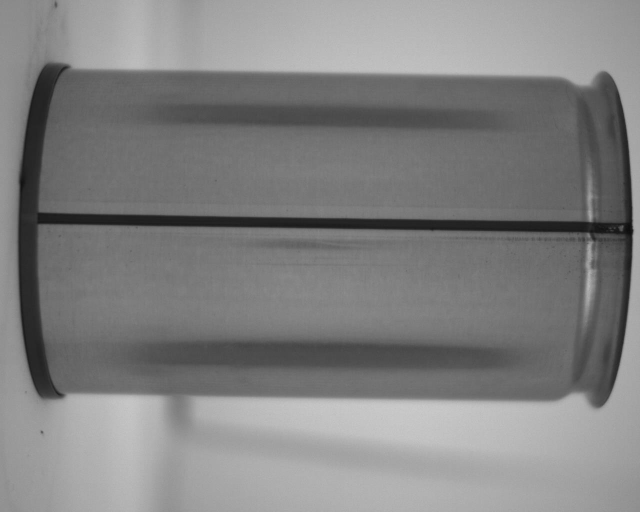
//> input picture Black_Welding/img/Bad (1).jpg, 1280 x 1024 px (shown at 1/2 size); its folder holds only this picture in this run
$ ./Black_Welding   (built with g++ and OpenCV 4)
//> lines starting //> are read from the running program, lines starting //| are printed output that depends on the picture; after the words box and inside, x2 and y2 are one past the last pixel; in counts of white or black regions, pixels touching at a corner belong together
//> further down, imgOri is the input picture: 1024 rows x 1280 cols, CV_8UC3; min 11, max 204, mean 129.1
#include <opencv2/imgcodecs.hpp>
#include <opencv2/highgui.hpp>
#include <opencv2/imgproc.hpp>
#include <iostream>
#include <chrono>
#include <algorithm>
#include <vector>
#include <string>
#include <stdio.h>


using namespace cv;
using namespace std;
using namespace std::chrono;

int P_score = 25;						//Parameter for check black welding.
int P_canny_forward = 110;				//Parameter for value forward in canny.
int P_canny_backward = 204;				//Parameter for value backward in canny.

void show_histogram(string const& name, Mat1b const& image)
{
	float max = 0;
	int sum_col = 0;
	int sum_AVG = 0;

	for (int i = 0; i < image.cols; i++)
	{
		int column_sum = 0;
		for (int k = 0; k < image.rows; k++)
		{
			column_sum += image.at<unsigned char>(k, i);

			if (column_sum > max) {
				max = column_sum;
			}
		}
		sum_col += column_sum;
	}
	sum_AVG = sum_col / (image.cols * image.rows);

	// Set histogram bins count
	int bins = image.cols;
	// Set ranges for histogram bins
	float lranges[] = { 0, bins };
	const float* ranges[] = { lranges };
	// create matrix for histogram
	Mat hist;
	int channels[] = { 0 };
	float maxN = max / 50;
	float const hist_height = maxN;
	Mat3b hist_image = Mat3b::zeros(hist_height + 10, bins + 20);

	for (int i = 0; i < image.cols; i++)
	{
		float column_sum = 0;
		for (int k = 0; k < image.rows; k++)
		{
			column_sum += image.at<unsigned char>(k, i);
		}
		float const height = cvRound(column_sum * hist_height / max);
		line(hist_image, Point(i + 10, (hist_height - height) + 50), Point(i + 10, hist_height), Scalar::all(255));
	}
	cout << " Average : " << sum_AVG << endl;

	Mat canny_output;
	Canny(hist_image, canny_output, 50, 50 * 2);
	vector<vector<Point> > contours;
	vector<Vec4i> hierarchy;
	findContours(canny_output, contours, hierarchy, RETR_TREE, CHAIN_APPROX_SIMPLE);

	// create hull array for convex hull points
	vector< vector<Point> > hull(contours.size());
	for (int i = 0; i < contours.size(); i++) {
		convexHull(Mat(contours[i]), hull[i], 1);
	}
	drawContours(hist_image, contours, 0, Scalar(0, 0, 255), 2, 8, vector<Vec4i>(), 0, Point());
	if ( sum_AVG > P_score) {
		cout << " Defect Detection  " << endl;
		cout << "===================" << endl;
	}
	else {
		cout << " Non defect Detection  " << endl;
		cout << "===================" << endl;
	}
	imshow(name, hist_image);
	//This Code tell runtime this program.
	vector<int> values(10000);
	auto f = []() -> int { return rand() % 10000; };
	generate(values.begin(), values.end(), f);
	auto start = high_resolution_clock::now();
	sort(values.begin(), values.end());
	auto stop = high_resolution_clock::now();
	auto duration = duration_cast<milliseconds>(stop - start);
	cout << "Time taken by function: " << duration.count() << " milliseconds" << endl;
}


int Black_Welding(Mat imageOriginal) {
	Mat imgG, imgC, imgRz, imgTh, imgSobely;;
	int status = 0;
	imgRz = imageOriginal.clone();			//Copy image to imgRz.
	Mat ddst, cdst,cdstP;
	cvtColor(imgRz, imgG, COLOR_BGR2GRAY);
	Canny(imgRz, ddst, P_canny_forward, P_canny_backward, 3);
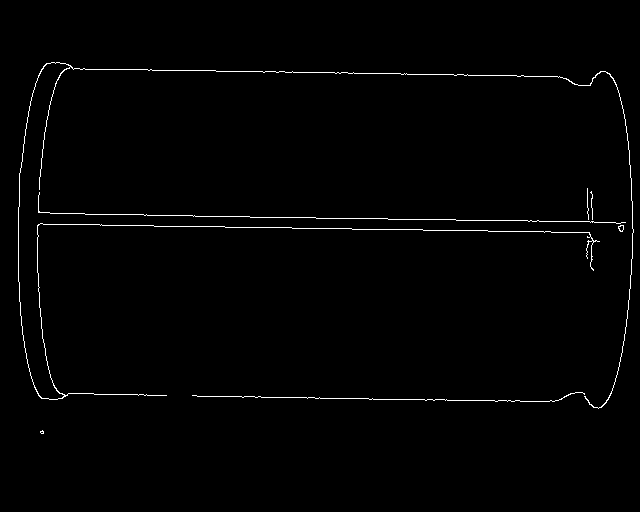
//> ddst: 512 rows x 640 cols, CV_8UC1; 1.1% white in thin lines or dots, all inside (x1, y1, x2, y2) = (18, 62, 634, 434)
	cvtColor(ddst, cdst, COLOR_GRAY2BGR);
	cdstP = cdst.clone();
	imshow("Gray", cdst);
	vector<Vec4i> linesP;
	HoughLinesP(ddst, linesP, 1, CV_PI / 180, 120, 10, 300); // runs the actual detection
//> linesP = 6 lines (x1, y1, x2, y2): [18, 212, 632, 223], [37, 393, 606, 402], [18, 222, 632, 233], [43, 67, 612, 77], [18, 223, 632, 234], [18, 211, 632, 222]
	for (size_t i = 0; i < linesP.size(); i++)
	{
		Vec4i l = linesP[i];
		line(imgRz, Point(l[0], l[1]), Point(l[2], l[3]), Scalar(0, 0, 255), 1, 4);
	}
//> this loop made 6 passes
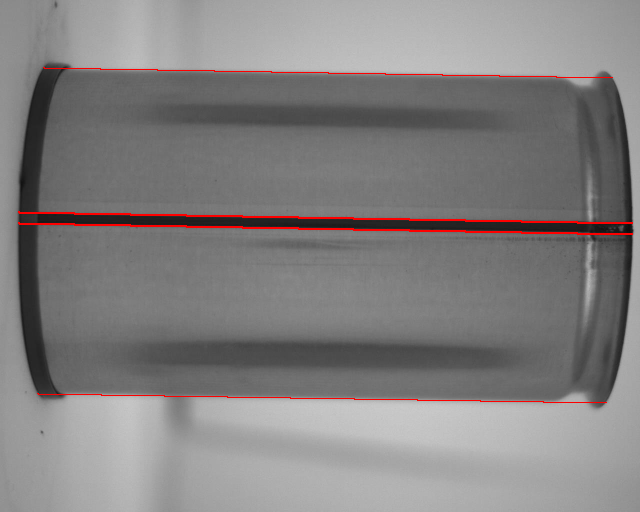
//> imgRz: 512 rows x 640 cols, CV_8UC3; mean B, G, R 128.2, 128.2, 131
	Vec4i L = linesP[0];
//> L = [18, 212, 632, 223]
	Point p1 = Point(L[0], L[1]), p2 = Point(L[2], L[3]);
//> p1 = Point(18, 212); p2 = Point(632, 223)
	// find RotatedRect for lines
	vector<Point2f> pts1;
	pts1.push_back(p1);
//> pts1 = 1 Point (x, y): [18, 212]
	pts1.push_back(p2);
//> pts1 = 2 Points (x, y): [18, 212], [632, 223]

	RotatedRect rr1 = minAreaRect(pts1);
//> rr1 = centre (325, 217.5), size (0, 614.1), angle -89
	// change width or height of the RotatedRect
	if (rr1.size.width)
		rr1.size.height = 80;
	else
		rr1.size.width = 80;
//> rr1 = centre (325, 217.5), size (80, 614.1), angle -89
	// Draw the RotatedRect
	Point2f vtx[4];
	Point2f vtxC[4];

	rr1.points(vtx);
//> vtx = 4 Points (x, y): [631.3, 263], [17.28, 252], [18.72, 172], [632.7, 183]
	for (int i = 0; i < 4; i++) {
		line(imgRz, vtx[i], vtx[(i + 1) % 4], Scalar(0, 0, 255), 1);
	}
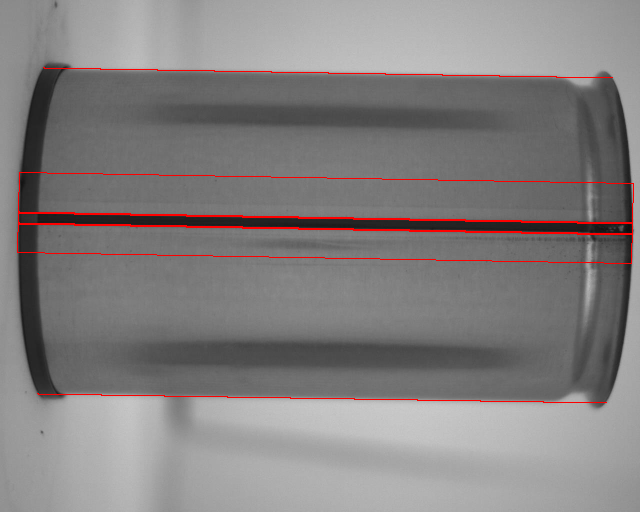
//> imgRz: 512 rows x 640 cols, CV_8UC3; 0.42% of pixels changed, all inside (x1, y1, x2, y2) = (17, 172, 634, 264)
	imshow("RE", imgRz);
	//Warp image.
	Mat imgW, matrix;
	float w = 630, h = 80;
	Point2f src[4] = { vtx[3],vtx[0],vtx[2],vtx[1] };
//> src = 4 Points (x, y): [632.7, 183], [631.3, 263], [18.72, 172], [17.28, 252]
	Point2f dst[4] = { {0.0f, 0.0f}, {w, 0.0f}, {0.0f, h}, {w, h} };
	matrix = getPerspectiveTransform(src, dst);
//> matrix = [[-0.141, 7.87, -1351.7], [-0.13, -0.00233, 82.84], [-5.56e-12, 1.55e-10, 1]]
	warpPerspective(imgG, imgW, matrix, Point(w, h));
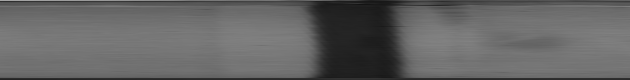
//> imgW: 80 rows x 630 cols, CV_8UC1; min 19, max 164, mean 99.9
	//cout << "matrix " << Point(w, h) << endl;
	imshow("W", imgW);
	Rect crop_region(40, 0, 540, 80);
	imgC = imgW(crop_region);
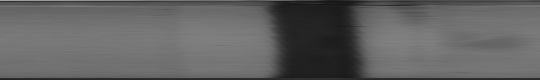
//> imgC: 80 rows x 540 cols, CV_8UC1; min 19, max 160, mean 98
	Rect myROI(10, 20, 200, 50);
	Mat croppedRef(imgC, myROI);
	Mat imgCrop;
	// Copy the data into new matrix
	croppedRef.copyTo(imgCrop);
	imshow("REz", imgCrop);

	resize(imgCrop, imgCrop, Size(imgCrop.cols / 2, imgCrop.rows / 2));
	Sobel(imgCrop, imgSobely, CV_8U, 0, 1, 3, 1, 0, BORDER_DEFAULT);
	rotate(imgSobely, imgSobely, ROTATE_90_COUNTERCLOCKWISE);
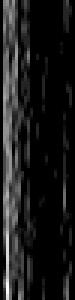
//> imgSobely: 100 rows x 25 cols, CV_8UC1 (shown 3 times larger); min 0, max 28, mean 2.9; drawn with min black and max white
	imshow("Sobel convert ", imgSobely);
	show_histogram("Histogram image", imgSobely);
//> the loop in show_histogram, `for (int i = 0; i < image.cols; i++)` made 25 passes
//> (column_sum, max, sum_col) on passes 1 to 12: (0, 0, 0), (1077, 1077, 1077), (1572, 1572, 2649), (928, 1572, 3577), (808, 1572, 4385), (835, 1572, 5220), (360, 1572, 5580), (288, 1572, 5868), (248, 1572, 6116), (441, 1572, 6557), (63, 1572, 6620), (18, 1572, 6638)
//> after the loop in show_histogram, `for (int i = 0; i < image.cols; i++)`: max = 1572; sum_col = 7317
//> in show_histogram, `sum_AVG = sum_col / (image.cols * image.rows);`: sum_AVG = 2
//> in show_histogram, `float maxN = max / 50;`: maxN = 31.44
//> in show_histogram, `Mat3b hist_image = Mat3b::zeros(hist_height + 10, bins + 20);`: hist_image: 41 rows x 45 cols, CV_8UC3; every value is 0
//> the loop in show_histogram, `for (int i = 0; i < image.cols; i++)` made 25 passes
//> (column_sum, height) on passes 1 to 12: (0, 0), (1077, 22), (1572, 31), (928, 19), (808, 16), (835, 17), (360, 7), (288, 6), (248, 5), (441, 9), (63, 1), (18, 0)
//> after the loop in show_histogram, `for (int i = 0; i < image.cols; i++)`: hist_image: 41 rows x 45 cols, CV_8UC3; 13.6% white; 1 white region, box (x1, y1, x2, y2) and area: (10, 31, 35, 41) 250
//|  Average : 2
//> in show_histogram, `Canny(hist_image, canny_output, 50, 50 * 2);`: canny_output: 41 rows x 45 cols, CV_8UC1; 2.3% white in thin lines or dots, all inside (x1, y1, x2, y2) = (9, 30, 35, 41)
//> in show_histogram, `findContours(canny_output, contours, hierarchy, RETR_TREE, CHAIN_APPRO..`: contours = 1 contour, all with area under 20
//> in show_histogram, `vector< vector<Point> > hull(contours.size());`: hull = 1 empty contours
//> the loop in show_histogram, `for (int i = 0; i < contours.size(); i++)` made 1 pass
//> in show_histogram, `drawContours(hist_image, contours, 0, Scalar(0, 0, 255), 2, 8, vector<..`:
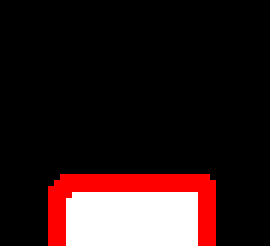
//> hist_image: 41 rows x 45 cols, CV_8UC3 (shown 6 times larger); mean B, G, R 27.2, 27.2, 45.9
	return status;
}


int main(int argc, const char* argv[]) {
	Mat imgOri, imgRz;
	int result = 0;
	string folder("img/*.jpg");
	vector<String> fn;
	glob(folder, fn, false);
	vector<Mat> images;
	size_t count = fn.size(); //number of png files in images folder.\

	//Check number of images.
	cout << "image in folder  " << count << endl;

	 P_score = 25;							//Parameter for check black welding.
	 P_canny_forward = 110;					//Parameter for value forward in canny.
	 P_canny_backward = 204;				//Parameter for value backward in canny.

	//Main LooB.
	for (size_t i = 0; i < count; i++)
	{
		//Preprocessing
		imgOri = imread(fn[i]);
		resize(imgOri, imgRz, Size(), 0.5, 0.5); //Half Resize 1280*1040 to 640*520 pixcel.

		result = Black_Welding(imgRz);			//Call function check black welding problem.
//> result = 0
		waitKey(0);
	}
	waitKey(0);
	return 0;
}

$ run again, on Black_Welding/img/Bad (6).jpg
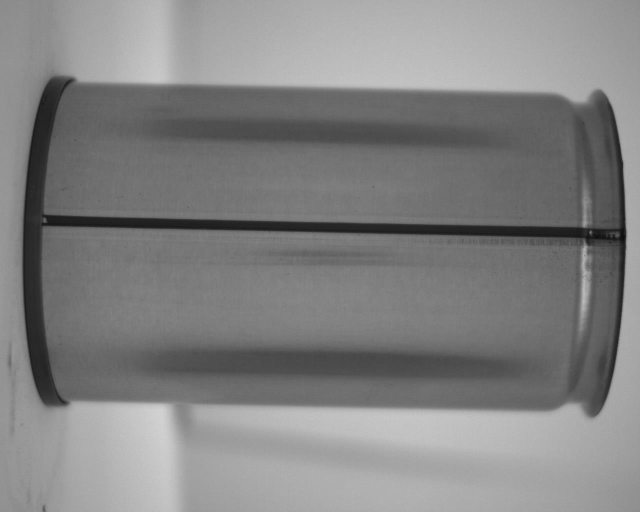
//> input picture Black_Welding/img/Bad (6).jpg, 1280 x 1024 px (shown at 1/2 size)
//> imgOri is the input picture: 1024 rows x 1280 cols, CV_8UC3; min 12, max 213, mean 130.4
//> in Black_Welding, `Canny(imgRz, ddst, P_canny_forward, P_canny_backward, 3);`:
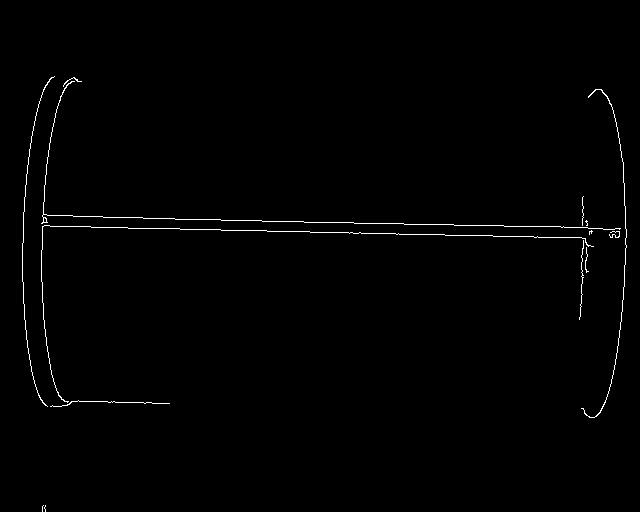
//> ddst: 512 rows x 640 cols, CV_8UC1; 0.79% white in thin lines or dots, all inside (x1, y1, x2, y2) = (22, 76, 627, 512)
//> linesP = 5 lines (x1, y1, x2, y2): [23, 216, 625, 227], [23, 227, 626, 237], [23, 217, 587, 227], [23, 225, 266, 230], [349, 233, 625, 238]
//> the loop in Black_Welding, `for (size_t i = 0; i < linesP.size(); i++)` made 5 passes
//> L = [23, 216, 625, 227]
//> p1 = Point(23, 216); p2 = Point(625, 227)
//> in Black_Welding, `pts1.push_back(p1);`: pts1 = 1 Point (x, y): [23, 216]
//> in Black_Welding, `pts1.push_back(p2);`: pts1 = 2 Points (x, y): [23, 216], [625, 227]
//> in Black_Welding, `RotatedRect rr1 = minAreaRect(pts1);`: rr1 = centre (324, 221.5), size (0, 602.1), angle -89
//> in Black_Welding, `rr1.size.width = 80;`: rr1 = centre (324, 221.5), size (80, 602.1), angle -89
//> vtx = 4 Points (x, y): [624.3, 267], [22.27, 256], [23.73, 176], [625.7, 187]
//> src = 4 Points (x, y): [625.7, 187], [624.3, 267], [23.73, 176], [22.27, 256]
//> matrix = [[-0.144, 7.87, -1382.4], [-0.133, -0.00243, 83.58], [8.38e-19, 3.35e-18, 1]]
//> the loop in show_histogram, `for (int i = 0; i < image.cols; i++)` made 25 passes
//> (column_sum, max, sum_col) on passes 1 to 8: (0, 0, 0), (617, 617, 617), (1656, 1656, 2273), (1585, 1656, 3858), (1480, 1656, 5338), (1194, 1656, 6532), (1194, 1656, 7726), (690, 1656, 8416)
//> after the loop in show_histogram, `for (int i = 0; i < image.cols; i++)`: max = 1656; sum_col = 10419
//> sum_AVG = 4
//> maxN = 33.12
//> the loop in show_histogram, `for (int i = 0; i < image.cols; i++)` made 25 passes
//> (column_sum, height) on passes 1 to 8: (0, 0), (617, 12), (1656, 33), (1585, 32), (1480, 30), (1194, 24), (1194, 24), (690, 14)
//|  Average : 4
//> canny_output: 43 rows x 45 cols, CV_8UC1; 2.2% white in thin lines or dots, all inside (x1, y1, x2, y2) = (9, 32, 35, 43)
//> contours = 1 contour, all with area under 20
//> hull = 1 empty contours
//> the loop in show_histogram, `for (int i = 0; i < contours.size(); i++)` made 1 pass
//> in show_histogram, `drawContours(hist_image, contours, 0, Scalar(0, 0, 255), 2, 8, vector<..`:
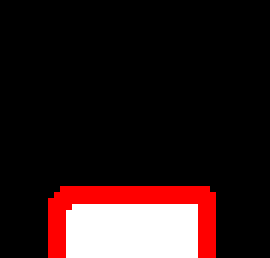
//> hist_image: 43 rows x 45 cols, CV_8UC3 (shown 6 times larger); mean B, G, R 26, 26, 43.8
//> result = 0

$ run again, on Black_Welding/img/Bad (2).jpg
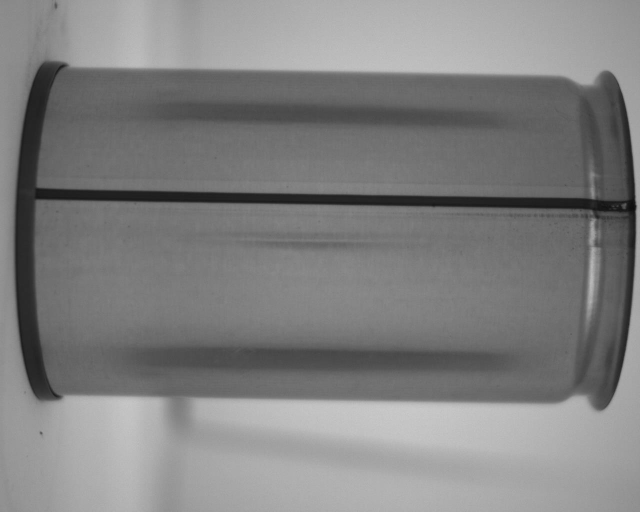
//> input picture Black_Welding/img/Bad (2).jpg, 1280 x 1024 px (shown at 1/2 size)
//> imgOri is the input picture: 1024 rows x 1280 cols, CV_8UC3; min 10, max 205, mean 128.4
//> ddst: 512 rows x 640 cols, CV_8UC1; 1.1% white in thin lines or dots, all inside (x1, y1, x2, y2) = (14, 61, 637, 435)
//> linesP = 7 lines (x1, y1, x2, y2): [16, 188, 635, 199], [39, 66, 615, 76], [34, 395, 608, 405], [15, 198, 635, 209], [58, 67, 597, 76], [15, 199, 635, 210], [34, 394, 609, 404]
//> the loop in Black_Welding, `for (size_t i = 0; i < linesP.size(); i++)` made 7 passes
//> L = [16, 188, 635, 199]
//> p1 = Point(16, 188); p2 = Point(635, 199)
//> in Black_Welding, `pts1.push_back(p1);`: pts1 = 1 Point (x, y): [16, 188]
//> in Black_Welding, `pts1.push_back(p2);`: pts1 = 2 Points (x, y): [16, 188], [635, 199]
//> in Black_Welding, `RotatedRect rr1 = minAreaRect(pts1);`: rr1 = centre (325.5, 193.5), size (0, 619.1), angle -89
//> in Black_Welding, `rr1.size.width = 80;`: rr1 = centre (325.5, 193.5), size (80, 619.1), angle -89
//> vtx = 4 Points (x, y): [634.3, 239], [15.29, 228], [16.71, 148], [635.7, 159]
//> src = 4 Points (x, y): [635.7, 159], [634.3, 239], [16.71, 148], [15.29, 228]
//> matrix = [[-0.14, 7.87, -1163], [-0.129, -0.0023, 82.5], [-2.74e-11, 7.7e-10, 1]]
//> the loop in show_histogram, `for (int i = 0; i < image.cols; i++)` made 25 passes
//> (column_sum, max, sum_col) on passes 1 to 8: (0, 0, 0), (1343, 1343, 1343), (2119, 2119, 3462), (1508, 2119, 4970), (1056, 2119, 6026), (1332, 2119, 7358), (792, 2119, 8150), (332, 2119, 8482)
//> after the loop in show_histogram, `for (int i = 0; i < image.cols; i++)`: max = 2119; sum_col = 9993
//> sum_AVG = 3
//> maxN = 42.38
//> the loop in show_histogram, `for (int i = 0; i < image.cols; i++)` made 25 passes
//> (column_sum, height) on passes 1 to 8: (0, 0), (1343, 27), (2119, 42), (1508, 30), (1056, 21), (1332, 27), (792, 16), (332, 7)
//|  Average : 3
//> canny_output: 52 rows x 45 cols, CV_8UC1; 1.9% white in thin lines or dots, all inside (x1, y1, x2, y2) = (9, 41, 35, 52)
//> contours = 2 contours, all with area under 20
//> hull = 2 empty contours
//> the loop in show_histogram, `for (int i = 0; i < contours.size(); i++)` made 2 passes
//> in show_histogram, `drawContours(hist_image, contours, 0, Scalar(0, 0, 255), 2, 8, vector<..`:
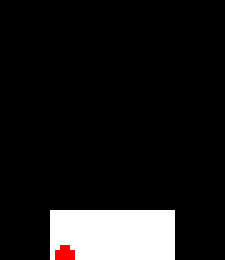
//> hist_image: 52 rows x 45 cols, CV_8UC3 (shown 5 times larger); mean B, G, R 26.2, 26.2, 27.2
//> result = 0
